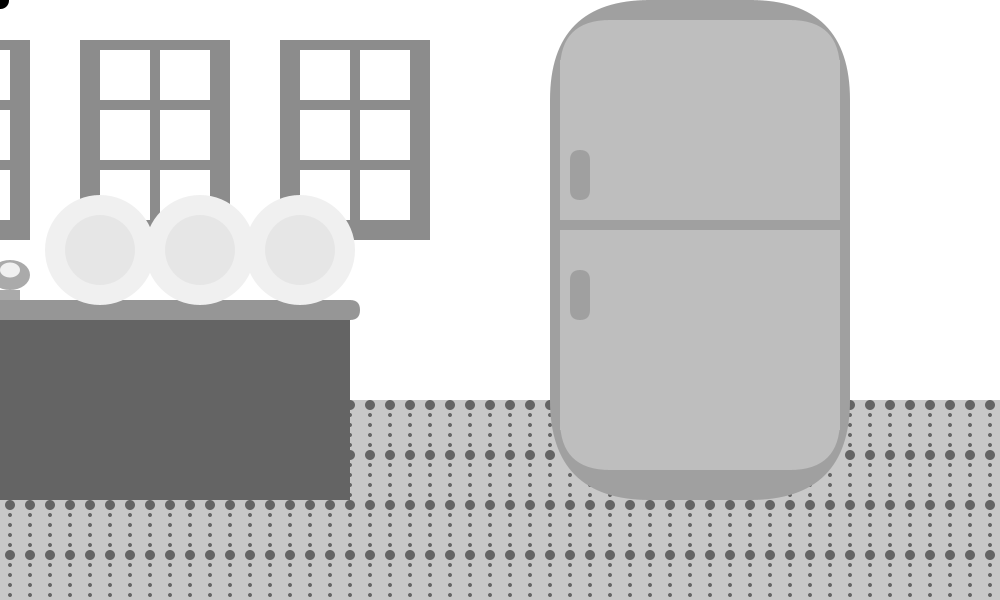
Frame 1 (no input)
Frame 60 (the mouse pressed at the canvas centre just before this capture): identical to frame 1, image omitted
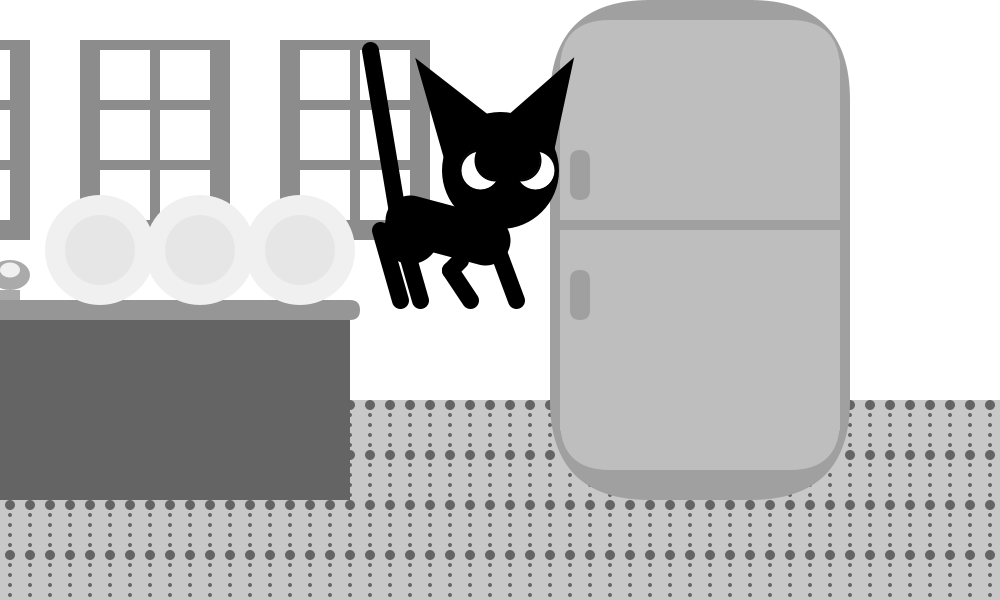
Frame 120 (the mouse held since frame 60 and released just before this capture)

The Processing sketch that drew these frames (run headless with seeded random() and noise(); from frame 60 on, the mouse is pressed at the canvas centre):

// Processing sketch: Bad_Kitty_9_kitchen
// ── Bad_Kitty_9_kitchen.pde
//move cat over jars to knock them down
//hover cat over couch and mouse press to scratch
Magnets[] magnets=new Magnets[5];
float move=0;
float paw;
float c=170;
float body=80;
boolean pounce;
float scratch=0;

void setup() {
  size(1000, 600);
    pounce=false;
  for (int i=0; i<=4; i++) {
    magnets[i]=new Magnets();
  }
}
void draw() {
  noStroke();
  background(0);
  border();
  fill(200);
  rect(0+move-250, 400, 1300, height/3);
  window(width/2-200, height/2-250);
  window(width/2-400, height/2-250);
  window(width/2-600, height/2-250);
  //floor
  for (int i=0; i<=65; i++) {
    for (int l=0; l<=65; l++) {
      fill(100);
      ellipse(i*20+move-250, l*10+405, 4, 4);
      ellipse(l*20+move-250, i*50+405, 10, 10);
    }
  }
  counter(-150);
  frige();
  for (int i=0; i<=4; i++) {
    for (int j=0; j<=4; j++) {
      magnets[i]=new Magnets();
    }
  }
  plate(100, 250);
  plate(200, 250);
  plate(300, 250);
  sink(-130, 270);
  cat();
   if (mousePressed) {
    pounce=true;
  } else {
    pounce=false;
  }
  if (scratch>30) {
    scratch=10;
  }
  moving();
}


void cat() {
  if (pounce==false) {
    stroke(0);
    strokeWeight(17);
    fill(0);
    //feet
    line(mouseX, mouseY-70, mouseX, mouseY);
    line(mouseX-20, mouseY-70, mouseX-20, mouseY);
    line(mouseX-100, mouseY-70, mouseX-100, mouseY);
    line(mouseX-120, mouseY-70, mouseX-120, mouseY);
    //tail
    line(mouseX-90, mouseY-70, mouseX-130, mouseY-250);
 
    head(0, 0);
    //body
    stroke(0);
    strokeWeight(50);
    line(mouseX-90, mouseY-body, mouseX-15, mouseY-body);
     strokeWeight(17);
     fill(0);
    // circle(mouseX-80, mouseY-70, 40);
     circle(mouseX-90,mouseY-70,40);
  }
  if (pounce==true) {
    stroke(0);
    strokeWeight(17);
    fill(0);
    //feet
    line(mouseX-10, mouseY-70, mouseX+scratch++, mouseY);    
    //elbow
    line(mouseX-50, mouseY-30, mouseX-40, mouseY-40);
    line(mouseX-50, mouseY-30, mouseX-30, mouseY);    
    line(mouseX-100, mouseY-70, mouseX-80, mouseY);
    line(mouseX-120, mouseY-70, mouseX-100, mouseY);
    //tail
    line(mouseX-100, mouseY-70, mouseX-130, mouseY-250);

    head(+20, -20);
    //body
    stroke(0);
    strokeWeight(50);
    line(mouseX-90, mouseY-body, mouseX-15, mouseY-60);
     strokeWeight(17);
     fill(0);
     //circle(mouseX-80, mouseY-65, 40);
     circle(mouseX-90,mouseY-65,40);
  }
}
void head(int a, int b) {
  //head
  //left ear
  triangle(mouseX-50+b, mouseY-240+a, mouseX-30+b, mouseY-c+a, mouseX+40+b, mouseY-c+a);
  //right ear
  triangle(mouseX+60+b+20, mouseY-240+a, mouseX+50+b+15, mouseY-c+a, mouseX+b, mouseY-c+a);
  circle(mouseX+20+b, mouseY-150+a, 100);
  //eyes
  //lefteye
  strokeWeight(2);
  fill(255);
  circle(mouseX+b, mouseY-150+a, 40);
  //right eye
  circle(mouseX+55+b, mouseY-150+a, 40);
  if (mousePressed) {
    //left eyelid
    fill(0);
    circle(mouseX+b+15, mouseY-160+a, 40);
    //right eyelid
    circle(mouseX+40+b, mouseY-160+a, 40);
  }
}

class Magnets {
  int y;  
  int x;
  float speed;
  Magnets() {
    y=0;
    x=0;
    speed=1;
  }
  void place(int x, int y) {    
    fill(0);
    ellipse(x+move +int(random(1, 1)), y+int(random(1, 1)), 50, 50);
  }
  void hover (int x, int y, int mx, int my) {
    if (x>mx&&x<mx+x+60&&my>y&&my<y+30) {
      y++;
    }
  }
}
void counter(int x) {
  rect(width/2-500+x+move, height/2, 500, 200);
  fill(150);  
  rect(width/2-510+x+move, height/2, 520, 20, 200);
  fill(250);
}
void window(int x, int y) {  
  noStroke();
  fill(140);
  rect(x-20+move, y-10, 150, 200);
  fill(255);
  rect(0+x+move, 0+y, 50, 50);
  rect(60+x+move, 0+y, 50, 50);
  rect(0+x+move, 60+y, 50, 50);
  rect(60+x+move, 60+y, 50, 50);
  rect(0+x+move, 120+y, 50, 50);
  rect(60+x+move, 120+y, 50, 50);
}
void scratch(int x) {
  stroke(0);
  strokeWeight(.5);
  line(x+200+move, x+300+move, x+250+move, x+350+move);
  line(x+210+move, x+300+move, x+260+move, x+350+move);
  line(x+220+move, x+300+move, x+270+move, x+350+move);
}
void frige() {
  fill(160);
  rect(width/2+50+move, height/2-300, 300, 500, 100);
  fill(190);
  rect(width/2+60+move, height/2-280, 280, 200, 50);
  rect(width/2+60+move, height/2-70, 280, 240, 50);
  rect(width/2+60+move, height/2-240, 280, 160);
  rect(width/2+60+move, height/2-70, 280, 200);
  fill(160);
  rect(width/2+70+move, height/2-30, 20, 50, 100);
  rect(width/2+70+move, height/2-150, 20, 50, 100);
}

void moving() {
  if (keyPressed) {
    if (key== 'a') {
      move+=5;
    } else if (key=='d') {
      move-=5;
    }
  }
}

void border() {
  fill(255);
  rect(-250+move, 0, 1300, 600);
}

void plate(int x, int y) {
  fill(240);
  ellipse(x+move, y, 110, 110);
  fill(230);
  ellipse(x+move, y, 70, 70);
};

void sink(int x, int y) {
  //base
  rect(x+move+10+50, y-20, 20, 50, 10);
  //neck
  rect(x+move+10+50, y-20, 50, 20, 100);
  fill(170);
  rect(x+move, y+20, 150, 10);
  //knobs
  ellipse(x+move+10, y+5, 40, 30);
  ellipse(x+move+140, y+5, 40, 30);
  fill(240);
  ellipse(x+move+10, y, 20, 15);
  ellipse(x+move+140, y, 20, 15);
}
